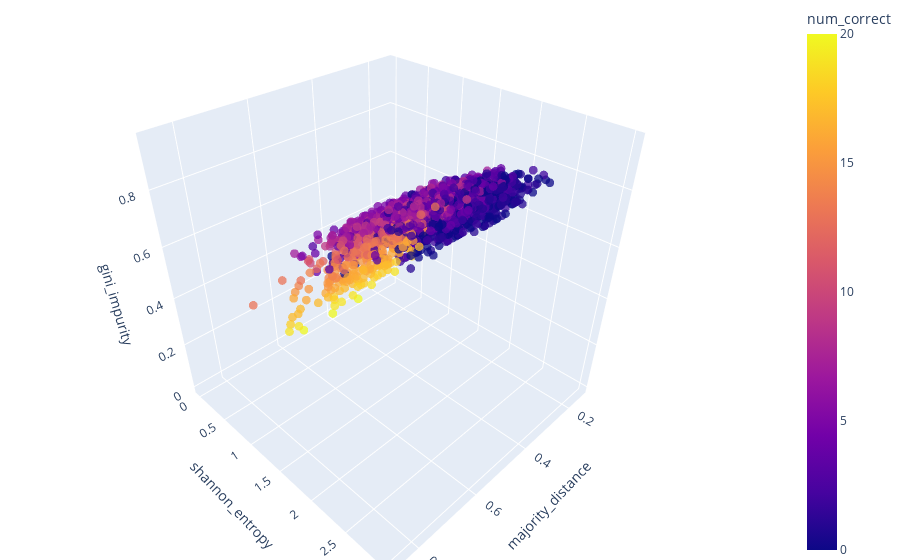

The notebook cell saved with this chart:
### Code cell
if DATA_EXPLORATION:
    fig = px.scatter_3d(data, x='majority_distance', y='shannon_entropy', z='gini_impurity', color=CLASS)
    fig.update_traces(marker=dict(size=3), selector=dict(mode='markers'))
    fig.update_traces(marker=dict(opacity=0.75), selector=dict(mode='markers'))
    fig.update_layout(margin=dict(l=0, r=0, b=0, t=0))
    fig.show()

### Figure 1 — Plotly figure (JSON) as saved in the notebook; plotly's stock layout.template omitted (floating-point values rounded to 4 significant figures; data arrays with more than 128 entries replaced by an {"elided": "..."} marker saying what was removed)
{"data": [{"hovertemplate": "majority_distance=%{x}<br>shannon_entropy=%{y}<br>gini_impurity=%{z}<br>num_correct=%{marker.color}<extra></extra>", "legendgroup": "", "marker": {"color": {"elided": "3000 int values"}, "coloraxis": "coloraxis", "opacity": 0.75, "size": 3, "symbol": "circle"}, "mode": "markers", "name": "", "scene": "scene", "showlegend": false, "type": "scatter3d", "x": {"elided": "3000 float values"}, "y": {"elided": "3000 float values"}, "z": {"elided": "3000 float values"}}], "layout": {"coloraxis": {"colorbar": {"title": {"text": "num_correct"}}, "colorscale": [[0, "#0d0887"], [0.1111, "#46039f"], [0.2222, "#7201a8"], [0.3333, "#9c179e"], [0.4444, "#bd3786"], [0.5556, "#d8576b"], [0.6667, "#ed7953"], [0.7778, "#fb9f3a"], [0.8889, "#fdca26"], [1, "#f0f921"]]}, "legend": {"tracegroupgap": 0}, "margin": {"b": 0, "l": 0, "r": 0, "t": 0}, "scene": {"domain": {"x": [0, 1], "y": [0, 1]}, "xaxis": {"title": {"text": "majority_distance"}}, "yaxis": {"title": {"text": "shannon_entropy"}}, "zaxis": {"title": {"text": "gini_impurity"}}}}}
